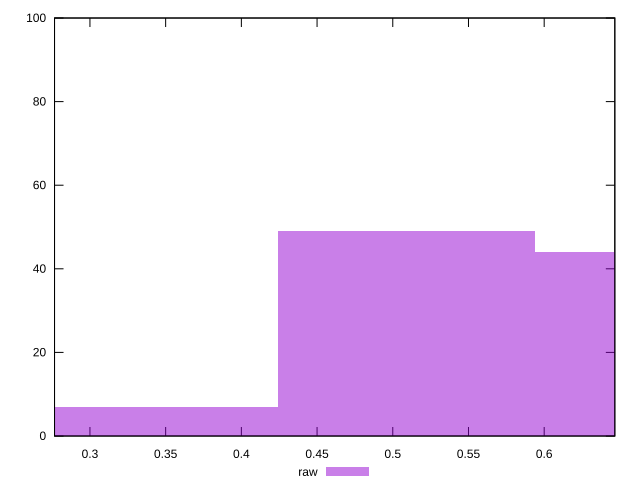

This figure's gnuplot source:
reset

$raw <<EOF
0.5091164572077602 49
0.6788219429436803 44
0.33941097147184013 7
EOF

set key outside below
set boxwidth 0.16970548573592006
set xrange [0.27661193054611216:0.6466506543300145]
set yrange [0:100]
set trange [0:100]
set style fill transparent solid 0.5 noborder
set terminal svg size 640, 490 enhanced background rgb 'white'
set output "report_00013_2021-02-09T12-04-24.940Z/meta/pScore/samples/pages+cached+noadtech+nomedia/raw/histogram.svg"

plot $raw title "raw" with boxes

reset
